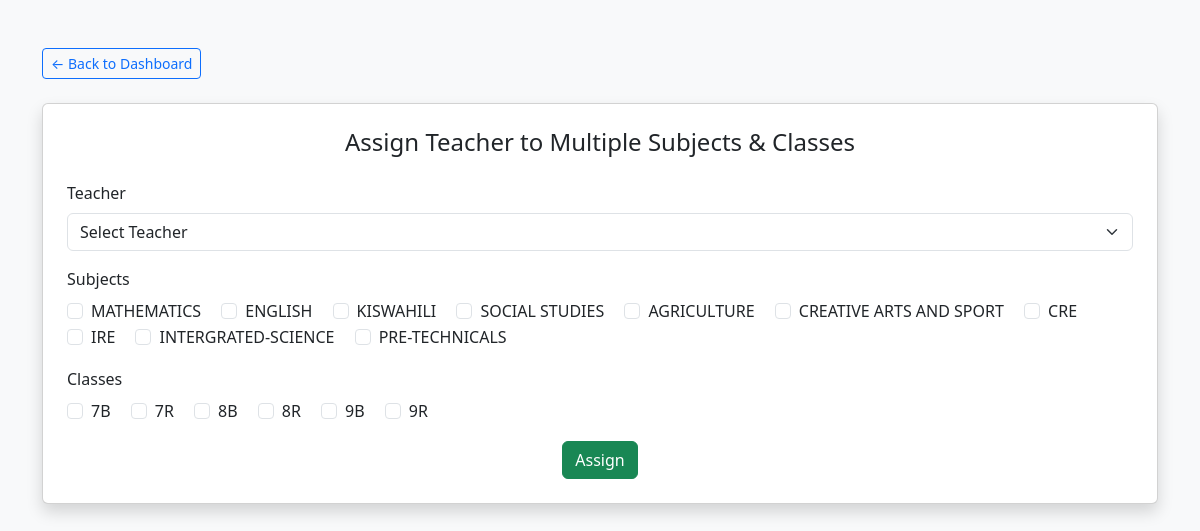
The app's page /manager/tsubject_class.php (signed in) with its own data.
### tables this page shows
CREATE TABLE `subject` (
  `id` int(11) NOT NULL,
  `name` varchar(50) NOT NULL,
  `school_id` int(11) NOT NULL,
  `is_compulsory` tinyint(1) DEFAULT 0
);

CREATE TABLE `class` (
  `id` int(11) NOT NULL,
  `name` varchar(50) NOT NULL,
  `school_id` int(11) NOT NULL
);

### manager/tsubject_class.php (the view, shortened to what this page needs)
<?php
include 'db.php';
$school_id = $_SESSION['school_id'];
$subjects = mysqli_query($conn, "SELECT id, name FROM subject WHERE school_id = $school_id");
$classes = mysqli_query($conn, "SELECT id, name FROM class WHERE school_id = $school_id");
?>
<!DOCTYPE html>
<html lang="en">
<head>
    <link href="https://cdn.jsdelivr.net/npm/bootstrap@5.3.0/dist/css/bootstrap.min.css" rel="stylesheet">
</head>
<body class="bg-light">
<div class="container mt-5">
    <a href="dashboard.php" class="btn btn-sm btn-outline-primary mb-4">&larr; Back to Dashboard</a>
    <div class="card shadow p-4">
        <h4 class="mb-4 text-center">Assign Teacher to Multiple Subjects & Classes</h4>
        <form method="POST">
            <div class="mb-3">
                <label class="form-label">Teacher</label>
                <select name="teacher_id" class="form-select" required>
                    <option value="">Select Teacher</option>
                </select>
            </div>
            <div class="mb-3">
                <label class="form-label">Subjects</label><br>
                <?php while ($s = mysqli_fetch_assoc($subjects)) { ?>
                    <div class="form-check form-check-inline">
                        <input class="form-check-input" type="checkbox" name="subject_ids[]" value="<?= $s['id'] ?>" id="subject<?= $s['id'] ?>">
                        <label class="form-check-label" for="subject<?= $s['id'] ?>"><?= htmlspecialchars($s['name']) ?></label>
                    </div>
                <?php } ?>
            </div>
            <div class="mb-3">
                <label class="form-label">Classes</label><br>
                <?php while ($c = mysqli_fetch_assoc($classes)) { ?>
                    <div class="form-check form-check-inline">
                        <input class="form-check-input" type="checkbox" name="class_ids[]" value="<?= $c['id'] ?>" id="class<?= $c['id'] ?>">
                        <label class="form-check-label" for="class<?= $c['id'] ?>"><?= htmlspecialchars($c['name']) ?></label>
                    </div>
                <?php } ?>
            </div>
            <div class="text-center">
                <button type="submit" class="btn btn-success">Assign</button>
            </div>
        </form>
    </div>
</div>
</body>
</html>

### records on screen
subject: name "MATHEMATICS"
subject: name "ENGLISH"
subject: name "KISWAHILI"
subject: name "SOCIAL STUDIES"
subject: name "AGRICULTURE"
subject: name "CREATIVE ARTS AND SPORT"
subject: name "CRE"
subject: name "IRE"
subject: name "INTERGRATED-SCIENCE"
subject: name "PRE-TECHNICALS"
class: name "7B"
class: name "7R"
class: name "8B"
class: name "8R"
class: name "9B"
class: name "9R"
